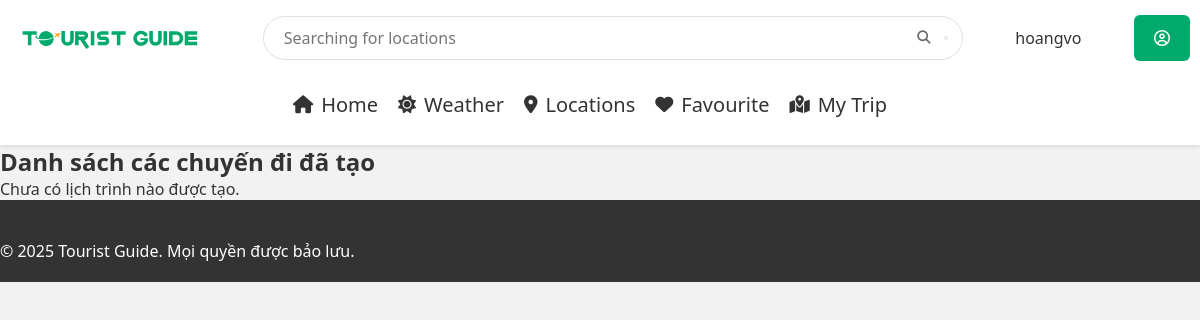
The app's page /my_trip/ (signed in), older data.
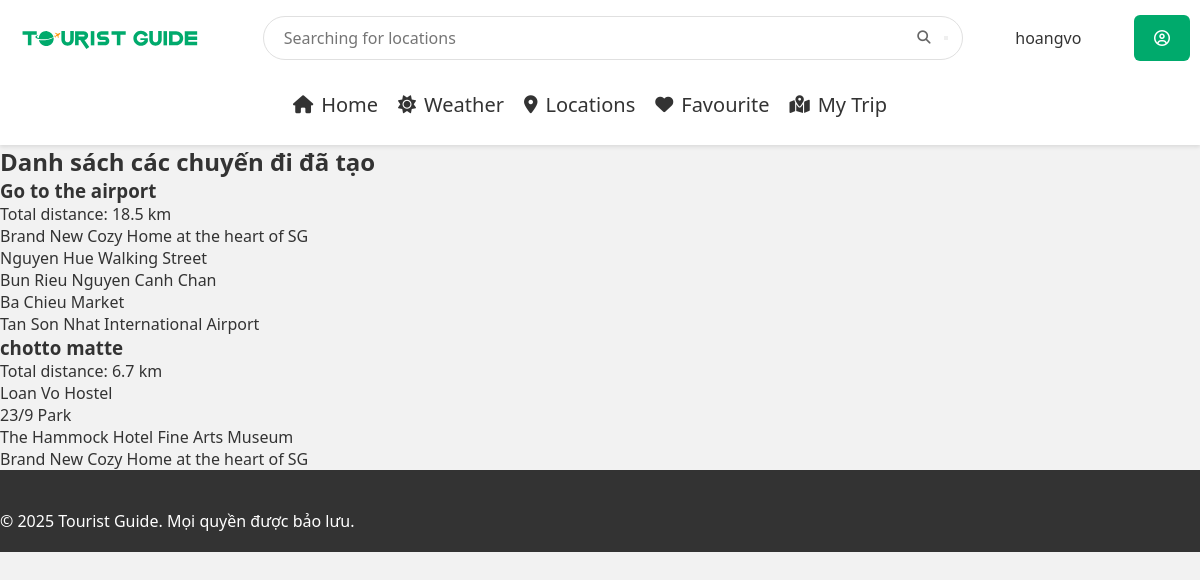
The same page, newer data.
### location/models.py (models this page shows, shortened)
class TripPath(models.Model):
    trip_list = models.ForeignKey(TripList, on_delete=models.CASCADE, related_name="trip_paths")
    path_name = models.CharField(max_length=255, default = "")
    locations_ordered = models.CharField(max_length = 255)
    total_distance = models.FloatField(null=True, blank=True)
    total_duration = models.FloatField(null=True, blank = True)
    created_at = models.DateTimeField(auto_now_add=True)

class Location(models.Model):
    loc = models.ForeignKey(Location_List, on_delete = models.CASCADE, null = True, blank = True)
    code = models.CharField(max_length=10, unique=True)
    location = models.CharField(max_length = 64)
    type = models.CharField(max_length=13, default = "")
    tags = models.TextField(default = "")
    rating = models.FloatField(default = 5)
    open_time = models.TimeField(default = time(0,0))
    close_time = models.TimeField(default = time(23,59))
    ticket_info = models.CharField(max_length = 100, default = "")
    address = models.CharField(max_length = 100, default = "")
    image_path = models.CharField(max_length=255, default='')
    description = models.TextField(default="")
    long_description = models.TextField(default="")
    coordinate = models.CharField(max_length = 40, default = "")

### location/views.py (the view, shortened to what this page needs)
# urls.py: path('my_trip/', views.my_trip, name = 'my_trip'),
@login_required
def my_trip(request):
    user = request.user
    trip_list_id = f"{user.username}-favourite"
    trip_list, _ = TripList.objects.get_or_create(id=trip_list_id, defaults={
        'user': user,
        'name': f"{user.username}'s Favourite Trip"
    })
    trip_paths = TripPath.objects.filter(trip_list=trip_list).order_by('-created_at')
    all_ids = []
    parsed_trip_paths = []
    for path in trip_paths:
        try:
            loc_ids = json.loads(path.locations_ordered)
        except json.JSONDecodeError:
            loc_ids = []
        all_ids.extend(loc_ids)
        parsed_trip_paths.append({
            'path_name': path.path_name,
            'locations': loc_ids,
            'distance': round(path.total_distance / 1000, 1),
            'created_at': path.created_at
        })
    location_qs = Location.objects.filter(id__in=all_ids)
    location_map = {loc.id: loc.location for loc in location_qs}
    return render(request, 'my_trip/my_trip.html', {
        'trip_paths': parsed_trip_paths,
        'location_map': location_map
    })

### location/templatetags/custom_filters.py (called while the page is built)
@register.filter
def get_item(dictionary, key):
    return dictionary.get(key, "")

### location/templates/my_trip/my_trip.html (shortened to what this page needs)
{% extends 'layout/layout.html' %}
{% load static %}
{% load custom_filters %}
{% block body %}
  <h2>Danh sách các chuyến đi đã tạo</h2>
    {% if trip_paths %}
        {% for path in trip_paths %}
            <h3>{{ path.path_name }}</h3>
            <p>Total distance: {{ path.distance }} km</p>
            <ul>
                {% for loc_id in path.locations %}
                <li>{{ location_map|get_item:loc_id }}</li>
                {% endfor %}
            </ul>
        {% endfor %}
    {% else %}
        <p>Chưa có lịch trình nào được tạo.</p>
    {% endif %}
{% endblock %}

Row changes from the older to the newer data that the page shows:
added TripPath: path_name "Go to the airport"
now on this page (row edited): Location: location "Brand New Cozy Home at the heart of SG"
now on this page (row edited): Location: location "Nguyen Hue Walking Street", shown under "Go to the airport"
now on this page (row edited): Location: location "Bun Rieu Nguyen Canh Chan", shown under "Go to the airport"
now on this page (row edited): Location: location "Ba Chieu Market", shown under "Go to the airport"
now on this page (row edited): Location: location "Tan Son Nhat International Airport", shown under "Go to the airport"
added TripPath: path_name "chotto matte"
now on this page (row edited): Location: location "Loan Vo Hostel", shown under "chotto matte"
now on this page (row edited): Location: location "23/9 Park", shown under "chotto matte"
now on this page (row edited): Location: location "The Hammock Hotel Fine Arts Museum", shown under "chotto matte"
Text that changed along with them:
new list line: "Total distance: 18.5 km"
new list line: "Total distance: 6.7 km"
text no longer shown: "Chưa có lịch trình nào được tạo."
